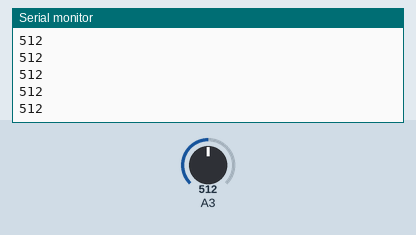
Recording of a sketch running on a simulated Arduino Uno, built with avr-gcc and run on an emulated ATmega328P. Parts: the last lines printed to the serial monitor. The test bench sets the inputs (shaded band); at power-on: A3 = 512.

Above: at 1.2 s.
1.3 s: A3 set to 716
At 1.31 s:
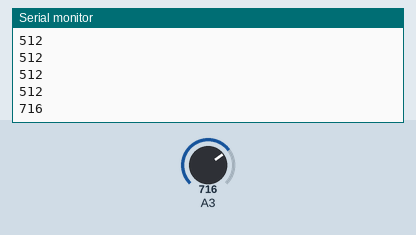
2.8 s: A3 set to 900
At 2.81 s:
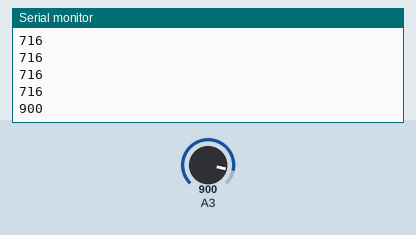
Timing chart, 0 to 5.8 s (numbered marks = the images above; inputs shaded):
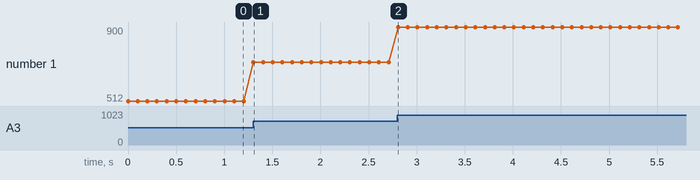

The sketch:

SketLampR04.ino
```cpp
int nilai;
void setup() {
  // put your setup code here, to run once:
//Potensiometer ada di radio , rasistor nila diputar hambatannya berubah 5v 5v(1023)(512)(0-->0)GND = 0
Serial.begin(9600);
}
//seberapa
void loop() {
  // put your main code here, to run repeatedly:

  nilai = analogRead (A3);
  Serial.println(nilai);
delay(100);
}
```

Measured:
- after the input at 1.3 s, the serial monitor: prints a new line at once (image 1)
- after the input at 2.8 s, the serial monitor: prints a new line at once (image 2)
- plotted number 1: 512 → 716 after the input at 1.3 s, 716 → 900 after the input at 2.8 s
